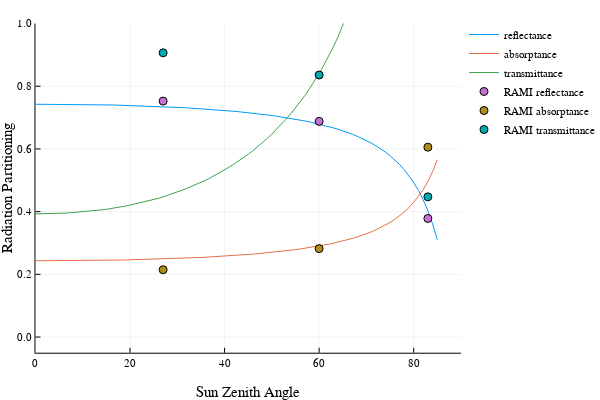

Notebook cell for this chart:
### Code cell
SZA=0:1:85

plot(SZA, reflRed_SZA,label="reflectance")
plot!(SZA, absRed_SZA,label="absorptance")
plot!(SZA, transRed_SZA,label="transmittance")

scatter!(RAMI_SZA, RAMI_frefRed_050_SNW,label="RAMI reflectance")
scatter!(RAMI_SZA, RAMI_fabsRed_050_SNW,label="RAMI absorptance")
scatter!(RAMI_SZA, RAMI_ftranRed_050_SNW,label="RAMI transmittance")
ylabel!("Radiation Partitioning")
xlabel!("Sun Zenith Angle")
plot!(xlims = (0.0, 90.), ylims = (-0.05, 1.0), xticks = 0:20:91., yticks = 0:0.2:1.0)

### Figure 1 — Plotly figure (JSON) as saved in the notebook; plotly's stock layout.template omitted (floating-point values rounded to 4 significant figures)
{"data": [{"colorbar": {"title": ""}, "legendgroup": "reflectance", "line": {"color": "rgba(0, 154, 250, 1.000)", "dash": "solid", "shape": "linear", "width": 1}, "mode": "lines", "name": "reflectance", "showlegend": true, "type": "scatter", "x": [0, 1, 2, 3, 4, 5, 6, 7, 8, 9, 10, 11, 12, 13, 14, 15, 16, 17, 18, 19, 20, 21, 22, 23, 24, 25, 26, 27, 28, 29, 30, 31, 32, 33, 34, 35, 36, 37, 38, 39, 40, 41, 42, 43, 44, 45, 46, 47, 48, 49, 50, 51, 52, 53, 54, 55, 56, 57, 58, 59, 60, 61, 62, 63, 64, 65, 66, 67, 68, 69, 70, 71, 72, 73, 74, 75, 76, 77, 78, 79, 80, 81, 82, 83, 84, 85], "xaxis": "x1", "y": [0.7426, 0.7426, 0.7425, 0.7425, 0.7424, 0.7423, 0.7422, 0.7421, 0.742, 0.7418, 0.7416, 0.7414, 0.7412, 0.741, 0.7408, 0.7405, 0.7402, 0.7399, 0.7395, 0.739, 0.7386, 0.7381, 0.7377, 0.7372, 0.7367, 0.7361, 0.7356, 0.7349, 0.7342, 0.7335, 0.7327, 0.7319, 0.7311, 0.7302, 0.7293, 0.7284, 0.7274, 0.7263, 0.7252, 0.724, 0.7228, 0.7215, 0.7201, 0.7187, 0.7172, 0.7157, 0.7141, 0.7124, 0.7105, 0.7086, 0.7066, 0.7045, 0.7023, 0.6999, 0.6975, 0.6949, 0.6922, 0.6892, 0.6861, 0.6828, 0.6793, 0.6756, 0.6716, 0.6673, 0.6628, 0.6579, 0.6527, 0.647, 0.6409, 0.6342, 0.6269, 0.619, 0.6103, 0.6008, 0.5902, 0.5785, 0.5654, 0.5507, 0.534, 0.5149, 0.493, 0.4677, 0.4379, 0.4028, 0.3608, 0.3102], "yaxis": "y1", "zmax": null, "zmin": null}, {"colorbar": {"title": ""}, "legendgroup": "absorptance", "line": {"color": "rgba(227, 111, 71, 1.000)", "dash": "solid", "shape": "linear", "width": 1}, "mode": "lines", "name": "absorptance", "showlegend": true, "type": "scatter", "x": [0, 1, 2, 3, 4, 5, 6, 7, 8, 9, 10, 11, 12, 13, 14, 15, 16, 17, 18, 19, 20, 21, 22, 23, 24, 25, 26, 27, 28, 29, 30, 31, 32, 33, 34, 35, 36, 37, 38, 39, 40, 41, 42, 43, 44, 45, 46, 47, 48, 49, 50, 51, 52, 53, 54, 55, 56, 57, 58, 59, 60, 61, 62, 63, 64, 65, 66, 67, 68, 69, 70, 71, 72, 73, 74, 75, 76, 77, 78, 79, 80, 81, 82, 83, 84, 85], "xaxis": "x1", "y": [0.2433, 0.2433, 0.2433, 0.2433, 0.2434, 0.2435, 0.2435, 0.2436, 0.2437, 0.2439, 0.244, 0.2441, 0.2443, 0.2445, 0.2446, 0.2448, 0.245, 0.2453, 0.2456, 0.2459, 0.2462, 0.2466, 0.2469, 0.2473, 0.2477, 0.2481, 0.2485, 0.249, 0.2495, 0.2501, 0.2506, 0.2512, 0.2518, 0.2525, 0.2532, 0.2538, 0.2546, 0.2554, 0.2562, 0.2571, 0.258, 0.259, 0.26, 0.2611, 0.2622, 0.2633, 0.2645, 0.2658, 0.2672, 0.2686, 0.2701, 0.2717, 0.2733, 0.275, 0.2769, 0.2788, 0.2809, 0.283, 0.2854, 0.2878, 0.2904, 0.2932, 0.2962, 0.2993, 0.3027, 0.3063, 0.3103, 0.3145, 0.3191, 0.324, 0.3294, 0.3353, 0.3418, 0.3489, 0.3568, 0.3655, 0.3753, 0.3863, 0.3987, 0.4129, 0.4292, 0.4481, 0.4703, 0.4964, 0.5277, 0.5654], "yaxis": "y1", "zmax": null, "zmin": null}, {"colorbar": {"title": ""}, "legendgroup": "transmittance", "line": {"color": "rgba(62, 164, 78, 1.000)", "dash": "solid", "shape": "linear", "width": 1}, "mode": "lines", "name": "transmittance", "showlegend": true, "type": "scatter", "x": [0, 1, 2, 3, 4, 5, 6, 7, 8, 9, 10, 11, 12, 13, 14, 15, 16, 17, 18, 19, 20, 21, 22, 23, 24, 25, 26, 27, 28, 29, 30, 31, 32, 33, 34, 35, 36, 37, 38, 39, 40, 41, 42, 43, 44, 45, 46, 47, 48, 49, 50, 51, 52, 53, 54, 55, 56, 57, 58, 59, 60, 61, 62, 63, 64, 65, 66, 67, 68, 69, 70, 71, 72, 73, 74, 75, 76, 77, 78, 79, 80, 81, 82, 83, 84, 85], "xaxis": "x1", "y": [0.3929, 0.3929, 0.3931, 0.3934, 0.3939, 0.3945, 0.3952, 0.3961, 0.3971, 0.3982, 0.3996, 0.401, 0.4025, 0.4041, 0.4057, 0.4074, 0.4095, 0.4121, 0.4149, 0.4178, 0.4209, 0.4242, 0.4275, 0.431, 0.4346, 0.4383, 0.4425, 0.4471, 0.452, 0.4572, 0.4626, 0.4683, 0.4742, 0.4803, 0.4866, 0.4932, 0.5002, 0.5078, 0.5158, 0.5242, 0.533, 0.5422, 0.5518, 0.5617, 0.5721, 0.583, 0.5945, 0.6068, 0.6197, 0.6332, 0.6475, 0.6625, 0.6782, 0.6947, 0.7121, 0.7304, 0.7499, 0.7706, 0.7927, 0.8161, 0.8409, 0.8674, 0.8956, 0.9256, 0.9578, 0.9922, 1.029, 1.07, 1.113, 1.16, 1.212, 1.268, 1.329, 1.397, 1.472, 1.554, 1.647, 1.752, 1.87, 2.005, 2.16, 2.34, 2.55, 2.799, 3.096, 3.454], "yaxis": "y1", "zmax": null, "zmin": null}, {"colorbar": {"title": ""}, "legendgroup": "RAMI reflectance", "marker": {"color": "rgba(195, 113, 210, 1.000)", "line": {"color": "rgba(0, 0, 0, 1.000)", "width": 1}, "size": 8, "symbol": "circle"}, "mode": "markers", "name": "RAMI reflectance", "showlegend": true, "type": "scatter", "x": [27, 60, 83], "xaxis": "x1", "y": [0.7527, 0.6879, 0.3783], "yaxis": "y1", "zmax": null, "zmin": null}, {"colorbar": {"title": ""}, "legendgroup": "RAMI absorptance", "marker": {"color": "rgba(172, 142, 24, 1.000)", "line": {"color": "rgba(0, 0, 0, 1.000)", "width": 1}, "size": 8, "symbol": "circle"}, "mode": "markers", "name": "RAMI absorptance", "showlegend": true, "type": "scatter", "x": [27, 60, 83], "xaxis": "x1", "y": [0.2147, 0.282, 0.6056], "yaxis": "y1", "zmax": null, "zmin": null}, {"colorbar": {"title": ""}, "legendgroup": "RAMI transmittance", "marker": {"color": "rgba(0, 170, 174, 1.000)", "line": {"color": "rgba(0, 0, 0, 1.000)", "width": 1}, "size": 8, "symbol": "circle"}, "mode": "markers", "name": "RAMI transmittance", "showlegend": true, "type": "scatter", "x": [27, 60, 83], "xaxis": "x1", "y": [0.9066, 0.8358, 0.4472], "yaxis": "y1", "zmax": null, "zmin": null}], "layout": {"annotations": [], "height": 400, "legend": {"bgcolor": "rgba(255, 255, 255, 1.000)", "bordercolor": "rgba(0, 0, 0, 1.000)", "font": {"color": "rgba(0, 0, 0, 1.000)", "family": "sans-serif", "size": 11}, "tracegroupgap": 0, "x": 1, "y": 1}, "margin": {"b": 20, "l": 0, "r": 0, "t": 20}, "paper_bgcolor": "rgba(255, 255, 255, 1.000)", "plot_bgcolor": "rgba(255, 255, 255, 1.000)", "showlegend": true, "width": 600, "xaxis": {"anchor": "y1", "domain": [0.07647, 0.9934], "gridcolor": "rgba(0, 0, 0, 0.100)", "gridwidth": 0.5, "linecolor": "rgba(0, 0, 0, 1.000)", "mirror": false, "range": [0, 90], "showgrid": true, "showline": true, "showticklabels": true, "tickangle": 0, "tickcolor": "rgb(0, 0, 0)", "tickfont": {"color": "rgba(0, 0, 0, 1.000)", "family": "sans-serif", "size": 11}, "tickmode": "array", "ticks": "inside", "ticktext": ["0", "20", "40", "60", "80"], "tickvals": [0, 20, 40, 60, 80], "title": "Sun Zenith Angle", "titlefont": {"color": "rgba(0, 0, 0, 1.000)", "family": "sans-serif", "size": 15}, "type": "-", "visible": true, "zeroline": false, "zerolinecolor": "rgba(0, 0, 0, 1.000)"}, "yaxis": {"anchor": "x1", "domain": [0.07581, 0.9902], "gridcolor": "rgba(0, 0, 0, 0.100)", "gridwidth": 0.5, "linecolor": "rgba(0, 0, 0, 1.000)", "mirror": false, "range": [-0.05, 1], "showgrid": true, "showline": true, "showticklabels": true, "tickangle": 0, "tickcolor": "rgb(0, 0, 0)", "tickfont": {"color": "rgba(0, 0, 0, 1.000)", "family": "sans-serif", "size": 11}, "tickmode": "array", "ticks": "inside", "ticktext": ["0.0", "0.2", "0.4", "0.6", "0.8", "1.0"], "tickvals": [0, 0.2, 0.4, 0.6, 0.8, 1], "title": "Radiation Partitioning", "titlefont": {"color": "rgba(0, 0, 0, 1.000)", "family": "sans-serif", "size": 15}, "type": "-", "visible": true, "zeroline": false, "zerolinecolor": "rgba(0, 0, 0, 1.000)"}}}
